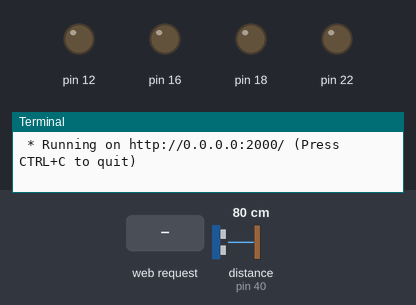
A program run on a simulated Raspberry Pi (header pin numbers). Parts: output pins drawn as LEDs (lit = HIGH), the last lines printed to the terminal. The test bench sets the inputs (shaded band); at power-on: distance to the obstacle (sensor on pin 40) 80 cm. The echo pulse lasts 58.3 µs per cm; random numbers come from a fixed seed; threads take turns every 2 ms; the clock reads 2024-03-15 10:24:30 at power-on unless the program sets it; pins used as bus, display or sensor lines are not drawn.

Above: at 1.2 s.
1.3 s: HTTP request for /handle received with the fields type=auto_run
At 2.6 s:
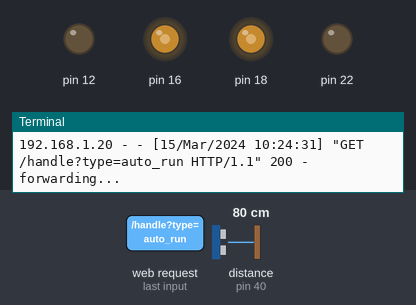
3.3 s: distance to the obstacle (sensor on pin 40) set to 60 cm
6.3 s: distance to the obstacle (sensor on pin 40) set to 2 cm
At 7.5 s:
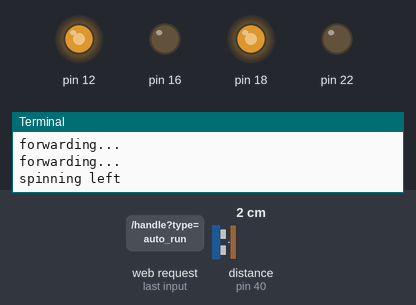
At 8.4 s:
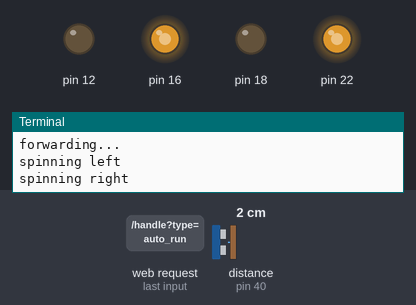
9.2 s: HTTP request for /handle received with the fields type=pause
10.7 s: distance to the obstacle (sensor on pin 40) set to 18 cm
13.7 s: distance to the obstacle (sensor on pin 40) set to 22 cm
Timing chart, 0 to 16.2 s (numbered marks = the images above; inputs shaded):
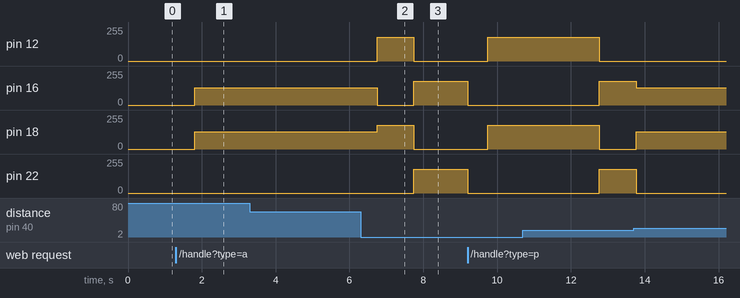

Measured:
- after the input at 1.3 s, pin 16, pin 18: 0/255 → 128/255 after 0.51 s
- after the input at 6.3 s, pin 12: 0/255 → 179/255 after 0.45 s, → 0/255 1.0 s later; pin 16: 128/255 → 0/255 after 0.45 s, → 179/255 1.0 s later; pin 18: 128/255 → 179/255 after 0.45 s, → 0/255 1.0 s later; pin 22: 0/255 → 179/255 after 1.4 s

The program:

app.py
```python
# -*- coding: utf-8 -*
from flask import Flask, render_template, request, abort
from car import Car
from config import WEB_PORT
from AutoRun import AutoRun

app = Flask(__name__)

car = Car()
auto = AutoRun(car)

handle_map = {
    'forward': car.forward,
    'left': car.left,
    'right': car.right,
    'backward': car.backward,
    'spinleft': car.leftspin,
    'spinright': car.rightspin,
}


@app.route('/', methods=['GET'])
def main_page():
    return render_template("index.html")


@app.route('/handle', methods=['GET'])
def handle():
    try:
        # 获取GET参数
        operation = request.args.get('type', '')
    except ValueError:
        abort(404)  # 返回 404
    else:
        if operation in handle_map.iterkeys():
            handle_map[operation](80)
        elif operation == 'pause':
            car.stop()
        elif operation == 'reset':
            car.reset()
        elif operation == 'auto_run':
            auto.start()
        elif operation == 'auto_stop':
            auto.stop()
        else:
            abort(404)
    return 'ok'


if __name__ == '__main__':
    app.run(host="0.0.0.0", port=WEB_PORT, debug=False)
```

car.py
```python
import RPi.GPIO as gpio
import config as c
from UltraSensor import UltraSensor

class Wheel(object):
    def __init__(self, F_PIN, B_PIN):
        '''
        :param in_pin1 in_pin2: IN1 IN2 or IN3 IN4
        :param enable_pin1 enable_pin2: ENA or ENB
        '''
        gpio.setup(F_PIN, gpio.OUT)
        gpio.setup(B_PIN, gpio.OUT)
        self.F_pwm=gpio.PWM(F_PIN,50)
        self.B_pwm=gpio.PWM(B_PIN,50)
        self.state = "stop"

    def forward(self, speed):
        if self.state == "backward":
            self.B_pwm.stop()
        self.F_pwm.start(0)
        self.F_pwm.ChangeDutyCycle(speed)
        self.state = "forward"

    def backward(self, speed):
        if self.state == "forward":
            self.F_pwm.stop()
        self.B_pwm.start(0)
        self.B_pwm.ChangeDutyCycle(speed)
        self.state = "backward"

    def stop(self):
        if self.state== "forward":
            self.F_pwm.stop()
        if self.state== "backward":
            self.B_pwm.stop()
        self.state="stop"

class Car(object):
    def __init__(self):
        gpio.setmode(gpio.BOARD)
        self.sensor = UltraSensor()
        self.left_wheel = Wheel(c.LF_PIN, c.LB_PIN)
        self.right_wheel = Wheel(c.RF_PIN, c.RB_PIN)

    def forward(self, speed):
        self.left_wheel.forward(speed)
        self.right_wheel.forward(speed)

    def backward(self, speed):
        self.left_wheel.backward(speed)
        self.right_wheel.backward(speed)

    def leftspin(self, speed):
        self.left_wheel.backward(speed)
        self.right_wheel.forward(speed)

    def rightspin(self, speed):
        self.left_wheel.forward(speed)
        self.right_wheel.backward(speed)

    def left(self, speed):
        self.left_wheel.stop()
        self.right_wheel.forward(speed)

    def right(self, speed):
        self.left_wheel.forward(speed)
        self.right_wheel.stop()

    def stop(self):
        self.left_wheel.stop()
        self.right_wheel.stop()

    def shutdown(self):
        self.stop()
        gpio.cleanup()

    def reset(self):
        self.shutdown()
        self.__init__()
```

config.py
```python
# -*- coding: utf-8 -*-


LF_PIN = 16
LB_PIN = 12
RF_PIN = 18
RB_PIN = 22

# web listen port
WEB_PORT = 2000

TRIG = 38
ECHO = 40
```

AutoRun.py
```python
# -*- coding: utf-8 -*
import RPi.GPIO as gpio

import random as rand
import time
import threading

class AutoRun(threading.Thread):
    def __init__(self, car):
        threading.Thread.__init__(self)
        self.car = car
        self.flag = True

    def run(self):
        while self.flag:
            if (self.car.sensor.dis() < 20):
                if rand.random() > 0.5:
                    self.car.rightspin(70)
                    time.sleep(0.5)
                    print "spinning right"
                    continue
                else:
                    self.car.leftspin(70)
                    time.sleep(0.5)
                    print "spinning left"
                    continue
            self.car.forward(50)
            time.sleep(0.2)
            print "forwarding..."
        self.car.shutdown()

    def stop(self):
        self.flag=False
```

UltraSensor.py
```python
# -*- coding: utf-8 -*
import RPi.GPIO as gpio
import config as c
import time


class UltraSensor:
    def __init__(self):
        gpio.setup(c.TRIG, gpio.OUT)
        gpio.setup(c.ECHO, gpio.IN)

    def dis(self):
        gpio.output(c.TRIG, False)
        time.sleep(0.5)

        gpio.output(c.TRIG, True)
        time.sleep(0.001)
        gpio.output(c.TRIG, False)

        while gpio.input(c.ECHO) == 0:
            start_time = time.time()

        while gpio.input(c.ECHO) == 1:
            end_time = time.time()

        duration = end_time - start_time
        distance = round(duration / 0.000058, 2)

        return distance
```
